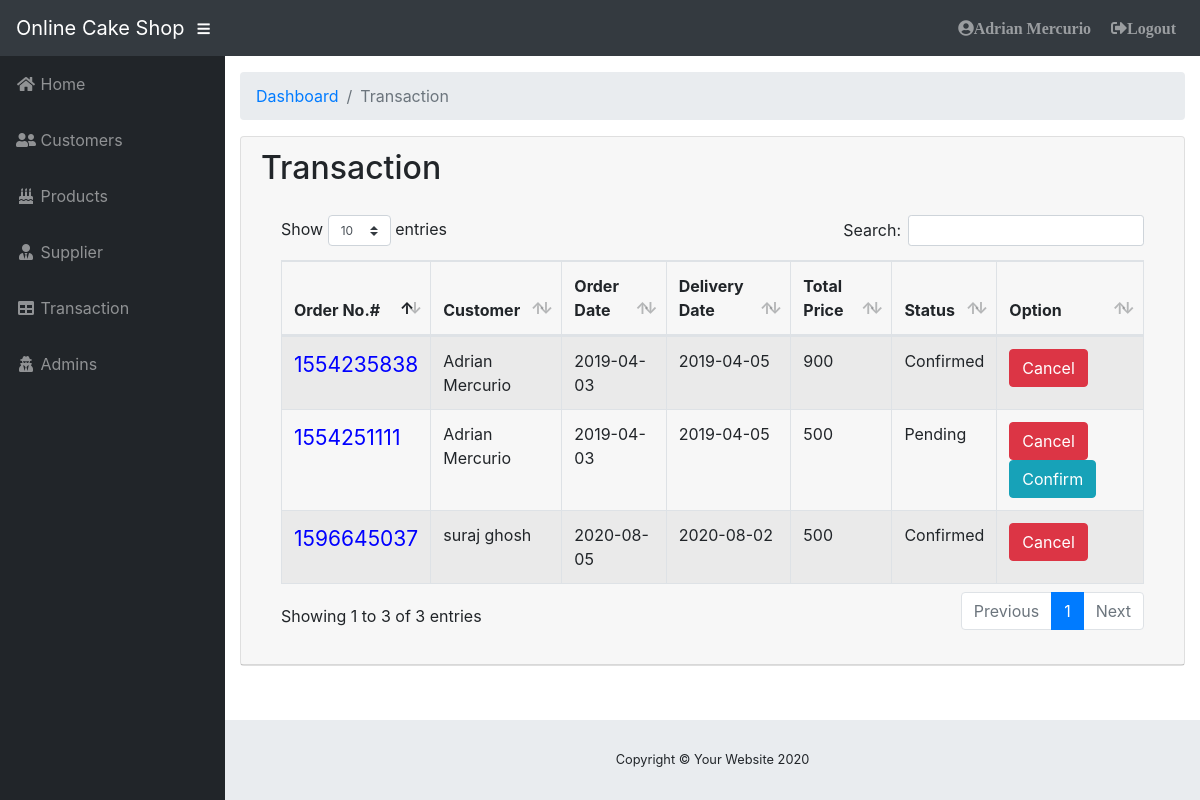
/detail.php (signed in), run on the app's committed database.
### tables this page shows
CREATE TABLE `tbltransacdetail` (
  `detail_id` int(11) NOT NULL,
  `transac_code` int(11) NOT NULL,
  `date` varchar(11) NOT NULL,
  `customer_id` int(11) NOT NULL,
  `deliveryfee` int(11) NOT NULL,
  `totalprice` int(11) NOT NULL,
  `status` varchar(200) NOT NULL,
  `remarks` text NOT NULL,
  `delivery_date` varchar(200) NOT NULL
);

### detail.php (the view, shortened to what this page needs)
<?php include('includes/connection.php');?>
<?php include 'includes/header.php'; ?>
<?php include 'includes/sidebar.php'; ?>
          <ol class="breadcrumb">
            <li class="breadcrumb-item">
              <a href="#">Dashboard</a>
            </li>
            <li class="breadcrumb-item active">Transaction</li>
          </ol>
          <div class="card mb-3">
            <div class="card-header">
              <h2>Transaction</h2>
            <div class="card-body">
              <div class="table-responsive">
                            <table class="table table-bordered table-hover table-striped" id="dataTable" width="100%" cellspacing="0">
                                <thead>
                                    <tr>
                                        <th>Order No.#</th>
                                        <th>Customer</th>
                                        <th>Order Date</th>
                                        <th>Delivery Date</th>
                                        <th>Total Price</th>
                                        <th>Status</th>
                                        <th>Option</th>
                                    </tr>
                                </thead>
                                <tbody>
                                  <?php
                $query = 'SELECT a.transac_code,concat(b.fname," ",b.lname)as name,a.date,a.delivery_date,a.totalprice,a.status FROM tbltransacdetail a, tblusers b WHERE a.customer_id=b.user_id ';
                    $result = mysqli_query($db, $query) or die (mysqli_error($db));
                        while ($row = mysqli_fetch_assoc($result)) {
                            echo '<tr>';
                            echo '<td><a title="View list Of Ordered" href="detailtransac.php?id='. $row['transac_code'].'" style="color: blue;font-size: 21px">'. $row['transac_code'].' </a></td>';
                            echo '<td>'. $row['name'].'</td>';
                            echo '<td>'. $row['date'].'</td>';
                             echo '<td>'. $row['delivery_date'].'</td>';
                            echo '<td>'. $row['totalprice'].'</td>';
                            echo '<td>'. $row['status'].'</td>';
                            echo '<td>';
                            if ($row['status']=='Pending') {?>
                            <a title="Cancel" type="button" class="btn btn-xs btn-danger " onclick="return confirm('Do you want to cancel transaction?')" href="confirm.php?action=edit & cancel=<?php echo $row['transac_code']; ?> ">Cancel</a>
                            <a title="Confirm" type="button" class="btn btn-xs btn-info " onclick="return confirm('Do you want to confirm transaction?')" href="confirm.php?action=edit & confirm=<?php echo $row['transac_code']; ?>">Confirm</a>
                            <?php
                             }elseif ($row['status']=='Confirmed') {?>
                               <a title="Cancel" type="button" class="btn btn-xs btn-danger " onclick="return confirm('Do you want to cancel transaction?')" href="confirm.php?action=edit & cancel=<?php echo $row['transac_code']; ?> ">Cancel</a>
                            <?php
                             }elseif ($row['status']=='Cancelled') {?>
                                <a title="Confirm" type="button" class="btn btn-xs btn-info " onclick="return confirm('Do you want to confirm transaction?')" href="confirm.php?action=edit & confirm=<?php echo $row['transac_code']; ?>">Confirm</a>
                             <?php
                             }
                            echo '</td>';
                            echo '</tr> ';
                }
            ?>
                                </tbody>
                            </table>
                        </div>
            </div>
          </div>
        </div>
<?php include 'includes/footer.php'; ?>
<?php include 'addtransac.php'; ?>

### css/sb-admin.css (style rules this page uses)
html { position: relative; min-height: 100%; }
body { height: 100%; }
:root { --input-padding-x: 0.75rem; --input-padding-y: 0.75rem; }

### data on the page
tbltransacdetail: transac_code "1554235838", name "Adrian Mercurio", date "2019-04-03", delivery_date "2019-04-05", totalprice "900", status "Confirmed"
tbltransacdetail: transac_code "1554251111", name "Adrian Mercurio", date "2019-04-03", delivery_date "2019-04-05", totalprice "500", status "Pending"
tbltransacdetail: transac_code "1596645037", name "suraj ghosh", date "2020-08-05", delivery_date "2020-08-02", totalprice "500", status "Confirmed"

### other printed values
$_SESSION['fname'] "Adrian"
$_SESSION['lname'] "Mercurio"
